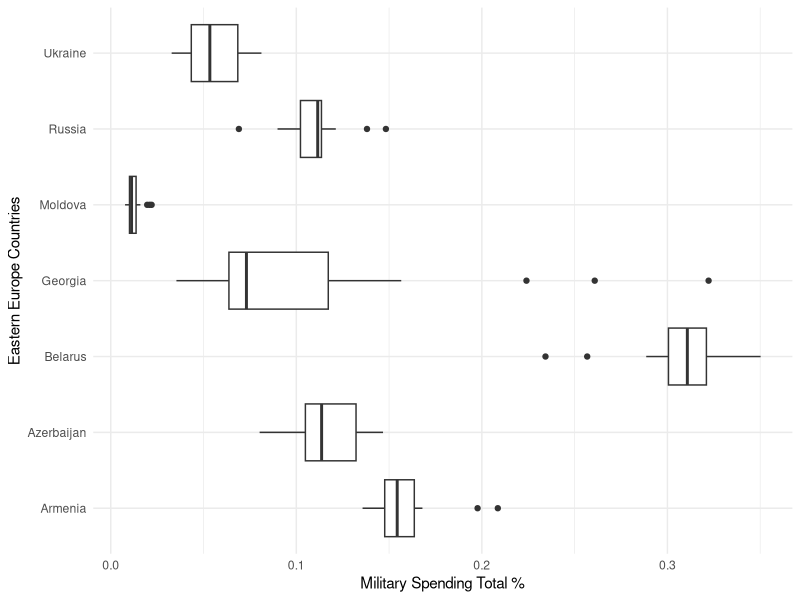

This figure's R source:
## ---- chunk 1
#| label: setup

library(readxl) 
library(tidyverse)
## ---- chunk 2
#| label: read-in-military-data

military <- read_xlsx("data/gov_spending_per_capita.xlsx",  #want to read and change the specified data of gov-spending-per-capita
                      sheet = "Share of Govt. spending",    #specifying that we want to use the share of Govt. spending
                      skip  = 7,                            #specifying that we want to skip 7 rows before reading in the data
                      n_max = 191,                          #specifying that we want to read in max 191 rows of data
                      na = c("xxx", ". ."))                  #specify that the "xxx" and ".." would be read as NA
## ---- chunk 3
#| label: regional-totals
cont_region <- read_xlsx("data/gov_spending_per_capita.xlsx", 
                      sheet = "Regional totals", 
                      skip = 14,
                      n_max = 36) |> 
  filter(Region != "World total (including Iraq)", 
         Region != "World total (excluding Iraq)")
## ---- chunk 4
#| label: id-regions
regions <- cont_region |> 
  pull(Region)
## ---- chunk 5
#| label: filter-regions
military_clean <- military |> 
  filter(!Country %in% regions)
## ---- chunk 6
#| label: inspecting-what-regions-were-not-removed

military_clean |> 
  filter(if_all(.cols = -Country,   #hint: what is the easiest way to include every column except `Country`
                .fns = is.na   #hint: what function in R (there are several) tests if a value is missing or is NA?
         ))
## ---- chunk 7
#| label: pivoting-military-data-longer
military_long <- military_clean |>
  pivot_longer(cols = 4:35,
               names_to = "year",
               values_to = "spending")

## ---- chunk 8
#| label: side-by-side-boxplots-east-europe

# Countries to include in the plot! 
eastern_europe <- c("Armenia", 
                    "Azerbaijan",
                    "Belarus", 
                    "Georgia", 
                    "Moldova", 
                    "Russia", 
                    "Ukraine") 

military_long |> 
  filter(Country %in% eastern_europe) |>
  ggplot(aes(x = spending, y = Country)) +
  
  geom_boxplot() +
  labs(
    x = "Military Spending Total %",
    y = "Eastern Europe Countries"
  ) +
  theme_minimal()

# Hint - look at the code chunk `filter-regions` and Question 2 for code similar to what you will want to use to filter out just these countries.  
